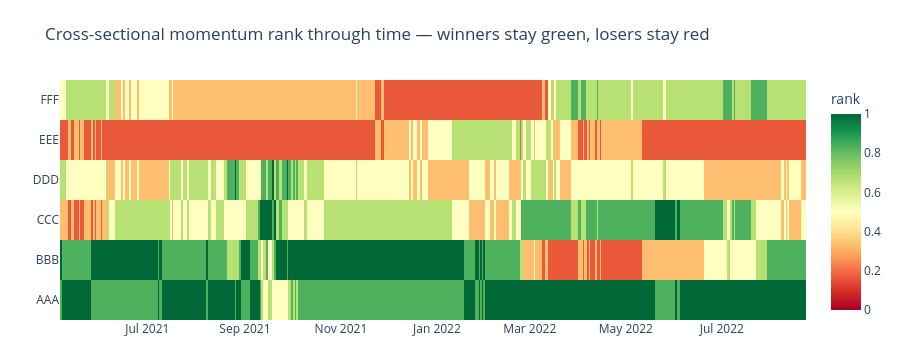

Here is the notebook cell this chart was saved with:
### Markdown cell above
## 2 · Cross-sectional momentum
At each date, `xs_rank_mom` ranks every name's 12-1 momentum into a `[0,1]` percentile across the universe. Persistent green/red bands = rank persistence = momentum.

### Code cell
# Cross-sectional momentum rank: percentile of 12-1 momentum across the universe at each date.
xs = sabia.compute(
    panel,
    sabia.cross_sectional.xs_rank_mom(formation=126, skip=21),
    schema=SCHEMA, universe=UNIVERSE,
)
keyed = panel.select("timestamp", "symbol").hstack(xs).drop_nulls("xs_rank_mom_126")
wide = keyed.pivot(values="xs_rank_mom_126", index="symbol", on="timestamp").sort("symbol")
z = wide.drop("symbol").to_numpy()
cols = [c for c in wide.columns if c != "symbol"]
fig = go.Figure(go.Heatmap(z=z, x=cols, y=wide.get_column("symbol").to_list(),
                           colorscale="RdYlGn", zmin=0, zmax=1,
                           colorbar=dict(title="rank")))
fig.update_layout(height=360,
                  title="Cross-sectional momentum rank through time — winners stay green, losers stay red",
                  margin=dict(l=60, r=30, t=80, b=40))
fig.show()

### Figure 1 — Plotly figure (JSON) as saved in the notebook; plotly's stock layout.template omitted (floating-point values rounded to 4 significant figures; data arrays with more than 128 entries replaced by an {"elided": "..."} marker saying what was removed)
{"data": [{"colorbar": {"title": {"text": "rank"}}, "colorscale": [[0.0, "rgb(165,0,38)"], [0.1, "rgb(215,48,39)"], [0.2, "rgb(244,109,67)"], [0.3, "rgb(253,174,97)"], [0.4, "rgb(254,224,139)"], [0.5, "rgb(255,255,191)"], [0.6, "rgb(217,239,139)"], [0.7, "rgb(166,217,106)"], [0.8, "rgb(102,189,99)"], [0.9, "rgb(26,152,80)"], [1.0, "rgb(0,104,55)"]], "type": "heatmap", "x": {"elided": "474 str values"}, "y": ["AAA", "BBB", "CCC", "DDD", "EEE", "FFF"], "z": {"elided": "6x474 float values"}, "zmax": 1, "zmin": 0}], "layout": {"height": 360, "margin": {"b": 40, "l": 60, "r": 30, "t": 80}, "title": {"text": "Cross-sectional momentum rank through time — winners stay green, losers stay red"}}}
